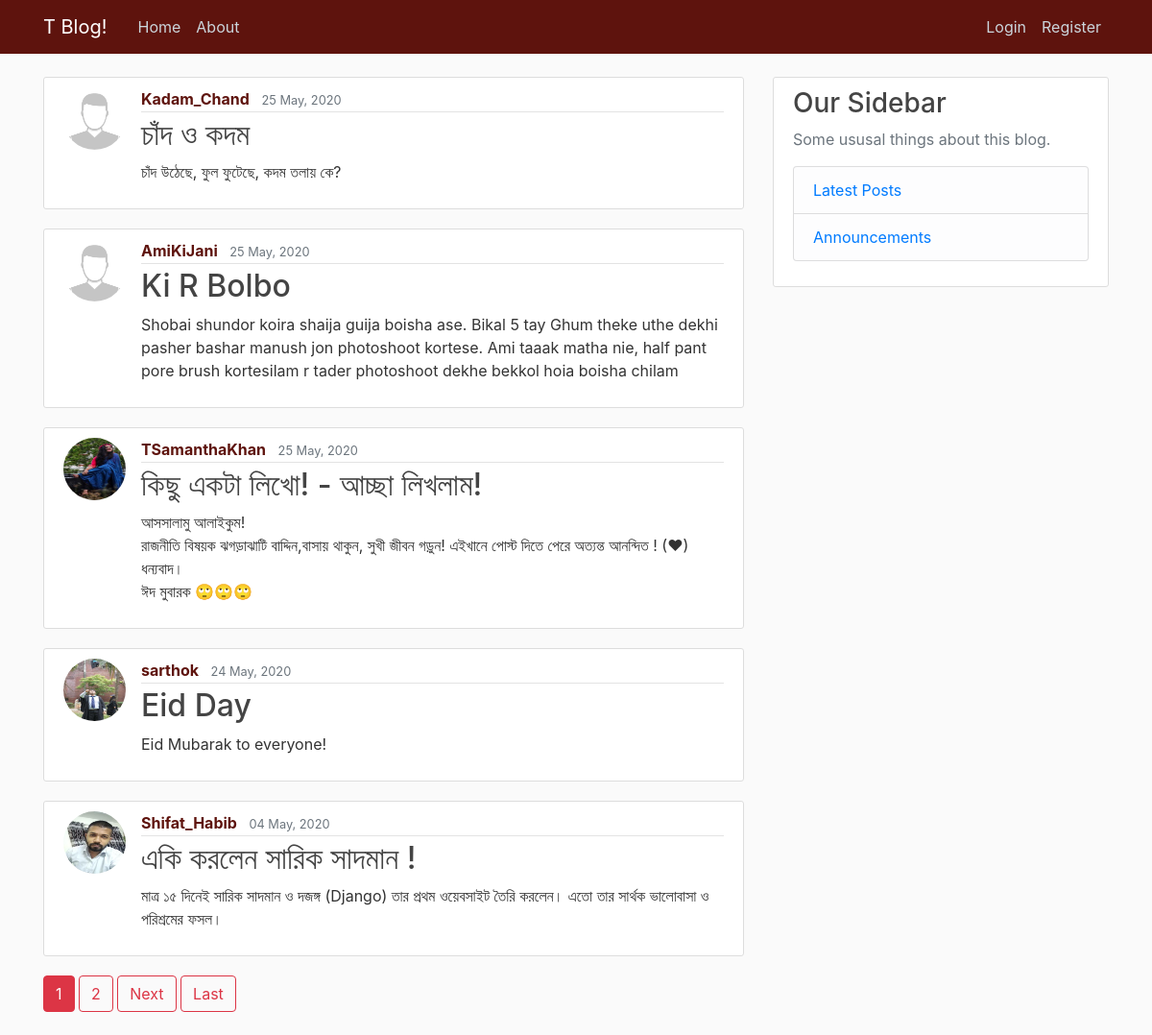
The page / on the database its author committed.
### blog/models.py (models this page shows, shortened)
class Post(models.Model):
    title = models.CharField(max_length=100)
    content = models.TextField()
    date_posted = models.DateTimeField(default=timezone.now)
    author = models.ForeignKey(User, on_delete=models.CASCADE)

### users/models.py (models this page shows, shortened)
class Profile(models.Model):
    user = models.OneToOneField(User, on_delete=models.CASCADE)
    image = models.ImageField(default='default.jpg', upload_to='profile_pics')

### blog/views.py (the view)
# urls.py: path('', PostListView.as_view(), name='blog-home'),
class PostListView(ListView):
    model = Post
    template_name = 'blog/home.html'  # <app>/<model>_<viewtype>.html
    context_object_name = 'posts'
    ordering = ['-date_posted']
    paginate_by = 5

### blog/templates/blog/home.html (shortened to what this page needs)
{% extends "blog/base.html" %}
{% block content %}
{% for post in posts %}
<article class="media content-section">
    <img class="rounded-circle article-img" src="{{ post.author.profile.image.url }}">
    <div class="media-body">
        <div class="article-metadata">
            <a class="mr-2 user-url" href="{% url 'user-posts' post.author.username %}">{{ post.author }}</a>
            <small class="text-muted">{{ post.date_posted|date:"d F, Y" }}</small>
        </div>
        <h2><a class="article-title" href="{% url 'post-detail' post.id %}">{{ post.title }}</a></h2>
        <p class="article-content">{{ post.content }}</p>
    </div>
</article>
{% endfor %}
{% if is_paginated %}
{% for num in page_obj.paginator.page_range %}
{% if page_obj.number == num %}
<a class="btn btn-danger mb-4" href="?page={{ num }}">{{ num }}</a>
{% elif num > page_obj.number|add:'-3' and num < page_obj.number|add:'3' %}
<a class="btn btn-outline-danger mb-4" href="?page={{ num }}">{{ num }}</a>
{% endif %}
{% endfor %}
{% if page_obj.has_next %}
<a class="btn btn-outline-danger mb-4" href="?page={{ page_obj.next_page_number }}">Next</a>
<a class="btn btn-outline-danger mb-4" href="?page={{ page_obj.paginator.num_pages }}">Last</a>
{% endif %}
{% endif %}
{% endblock content %}

### static/blog/main.css (style rules this page uses)
body { background: #fafafa; color: #333333; margin-top: 5rem; }
h1, h2, h3, h4, h5, h6 { color: #444444; }
.content-section { background: #ffffff; padding: 10px 20px; border: 1px solid #dddddd; border-radius: 3px; margin-bottom: 20px; }
.article-title { color: #444444; }
.article-content { white-space: pre-line; }
.article-img { height: 65px; width: 65px; margin-right: 16px; }
.article-metadata { padding-bottom: 1px; margin-bottom: 4px; border-bottom: 1px solid #e3e3e3 }
.user-url { color: #5e130d; font-weight: bold; }

### rows shown on the page
Post: author.profile.image (placeholder picture), author "Kadam_Chand", date_posted "25 May, 2020", title "চাঁদ ও কদম", content "চাঁদ উঠেছে, ফুল ফুটেছে, কদম তলায় কে?"
Post: author.profile.image (placeholder picture), author "AmiKiJani", date_posted "25 May, 2020", title "Ki R Bolbo", content "Shobai shundor koira shaija guija boisha ase. Bikal 5 tay Ghum theke uthe dekhi pasher bashar manush jon photoshoot kortese. Ami taaak matha nie, half pant pore brush kortesilam r tader photoshoot dekhe bekkol hoia boisha chilam"
Post: author.profile.image (picture), author "TSamanthaKhan", date_posted "25 May, 2020", title "কিছু একটা লিখো! - আচ্ছা লিখলাম!", content "আসসালামু আলাইকুম! রাজনীতি বিষয়ক ঝগড়াঝাটি বাদ্দিন,বাসায় থাকুন, সুখী জীবন গড়ুন! এইখানে পোস্ট দিতে পেরে অত্যন্ত আনন্দিত ! (❤) ধন্যবাদ। ঈদ মুবারক 🙄🙄🙄"
Post: author.profile.image (picture), author "sarthok", date_posted "24 May, 2020", title "Eid Day", content "Eid Mubarak to everyone!"
Post: author.profile.image (picture), author "Shifat_Habib", date_posted "04 May, 2020", title "একি করলেন সারিক সাদমান !", content "মাত্র ১৫ দিনেই সারিক সাদমান ও দজঙ্গ (Django) তার প্রথম ওয়েবসাইট তৈরি করলেন। এতো তার সার্থক ভালোবাসা ও পরিশ্রমের ফসল।"

### other values the page prints
{{ num }} "1"
{{ num }} "2"
